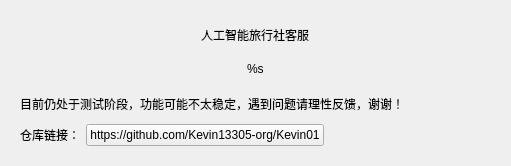
<?xml version="1.0" encoding="UTF-8"?>
<ui version="4.0">
 <class>Frame</class>
 <widget class="QFrame" name="Frame">
  <property name="geometry">
   <rect>
    <x>0</x>
    <y>0</y>
    <width>511</width>
    <height>166</height>
   </rect>
  </property>
  <property name="windowTitle">
   <string>Frame</string>
  </property>
  <widget class="QWidget" name="verticalLayoutWidget">
   <property name="geometry">
    <rect>
     <x>0</x>
     <y>0</y>
     <width>511</width>
     <height>166</height>
    </rect>
   </property>
   <layout class="QVBoxLayout" name="lay">
    <property name="leftMargin">
     <number>20</number>
    </property>
    <property name="topMargin">
     <number>20</number>
    </property>
    <property name="rightMargin">
     <number>20</number>
    </property>
    <property name="bottomMargin">
     <number>20</number>
    </property>
    <item alignment="Qt::AlignHCenter">
     <widget class="TitleLabel" name="title">
      <property name="text">
       <string>人工智能旅行社客服</string>
      </property>
     </widget>
    </item>
    <item alignment="Qt::AlignHCenter">
     <widget class="SubtitleLabel" name="subtitle">
      <property name="text">
       <string>%s</string>
      </property>
     </widget>
    </item>
    <item>
     <widget class="BodyLabel" name="bl">
      <property name="text">
       <string>目前仍处于测试阶段，功能可能不太稳定，遇到问题请理性反馈，谢谢！</string>
      </property>
     </widget>
    </item>
    <item>
     <layout class="QHBoxLayout" name="lay2">
      <item>
       <widget class="BodyLabel" name="bl2">
        <property name="text">
         <string>仓库链接：</string>
        </property>
       </widget>
      </item>
      <item>
       <widget class="HyperlinkLabel" name="link">
        <property name="text">
         <string>https://github.com/Kevin13305-org/Kevin01</string>
        </property>
        <property name="url">
         <url>
          <string>https://github.com/Kevin13305-org/Kevin01</string>
         </url>
        </property>
       </widget>
      </item>
      <item>
       <spacer name="hSpacer">
        <property name="orientation">
         <enum>Qt::Horizontal</enum>
        </property>
        <property name="sizeHint" stdset="0">
         <size>
          <width>40</width>
          <height>20</height>
         </size>
        </property>
       </spacer>
      </item>
     </layout>
    </item>
   </layout>
  </widget>
 </widget>
 <customwidgets>
  <customwidget>
   <class>BodyLabel</class>
   <extends>QLabel</extends>
   <header>qfluentwidgets</header>
  </customwidget>
  <customwidget>
   <class>SubtitleLabel</class>
   <extends>QLabel</extends>
   <header>qfluentwidgets</header>
  </customwidget>
  <customwidget>
   <class>TitleLabel</class>
   <extends>QLabel</extends>
   <header>qfluentwidgets</header>
  </customwidget>
  <customwidget>
   <class>HyperlinkLabel</class>
   <extends>QPushButton</extends>
   <header>qfluentwidgets</header>
  </customwidget>
 </customwidgets>
 <resources/>
 <connections/>
</ui>
